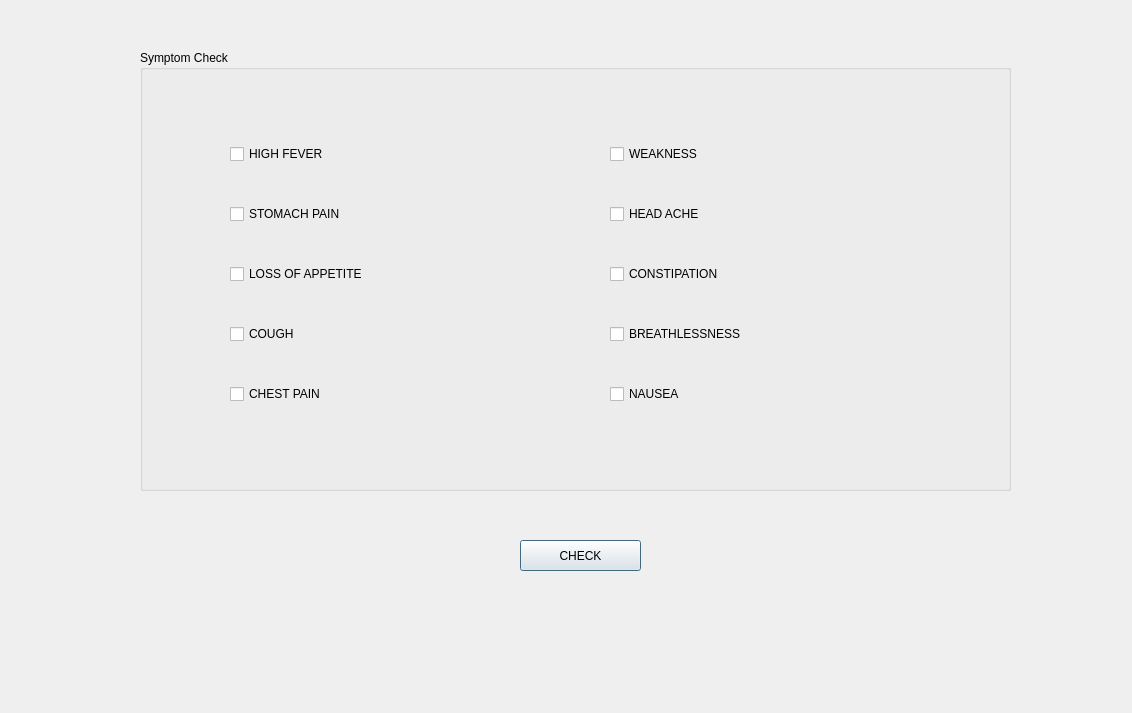
<?xml version="1.0" encoding="UTF-8"?>
<ui version="4.0">
 <class>Symptom</class>
 <widget class="QDialog" name="Symptom">
  <property name="geometry">
   <rect>
    <x>0</x>
    <y>0</y>
    <width>1132</width>
    <height>713</height>
   </rect>
  </property>
  <property name="windowTitle">
   <string>Symptom check</string>
  </property>
  <widget class="QLabel" name="txt">
   <property name="geometry">
    <rect>
     <x>200</x>
     <y>530</y>
     <width>741</width>
     <height>131</height>
    </rect>
   </property>
   <property name="text">
    <string/>
   </property>
  </widget>
  <widget class="QPushButton" name="symptomcheck">
   <property name="geometry">
    <rect>
     <x>520</x>
     <y>540</y>
     <width>121</width>
     <height>31</height>
    </rect>
   </property>
   <property name="text">
    <string>CHECK</string>
   </property>
  </widget>
  <widget class="QGroupBox" name="groupBox">
   <property name="geometry">
    <rect>
     <x>140</x>
     <y>50</y>
     <width>871</width>
     <height>441</height>
    </rect>
   </property>
   <property name="title">
    <string>Symptom Check</string>
   </property>
   <widget class="QWidget" name="">
    <property name="geometry">
     <rect>
      <x>90</x>
      <y>60</y>
      <width>281</width>
      <height>331</height>
     </rect>
    </property>
    <layout class="QVBoxLayout" name="verticalLayout">
     <item>
      <widget class="QCheckBox" name="checkBox">
       <property name="text">
        <string>HIGH FEVER</string>
       </property>
      </widget>
     </item>
     <item>
      <widget class="QCheckBox" name="checkBox_3">
       <property name="text">
        <string>STOMACH PAIN</string>
       </property>
      </widget>
     </item>
     <item>
      <widget class="QCheckBox" name="checkBox_5">
       <property name="text">
        <string>LOSS OF APPETITE</string>
       </property>
      </widget>
     </item>
     <item>
      <widget class="QCheckBox" name="checkBox_7">
       <property name="text">
        <string>COUGH</string>
       </property>
      </widget>
     </item>
     <item>
      <widget class="QCheckBox" name="checkBox_9">
       <property name="text">
        <string>CHEST PAIN</string>
       </property>
      </widget>
     </item>
    </layout>
   </widget>
   <widget class="QWidget" name="">
    <property name="geometry">
     <rect>
      <x>470</x>
      <y>60</y>
      <width>281</width>
      <height>331</height>
     </rect>
    </property>
    <layout class="QVBoxLayout" name="verticalLayout_2">
     <item>
      <widget class="QCheckBox" name="checkBox_2">
       <property name="text">
        <string>WEAKNESS</string>
       </property>
      </widget>
     </item>
     <item>
      <widget class="QCheckBox" name="checkBox_4">
       <property name="text">
        <string>HEAD ACHE</string>
       </property>
      </widget>
     </item>
     <item>
      <widget class="QCheckBox" name="checkBox_6">
       <property name="text">
        <string>CONSTIPATION</string>
       </property>
      </widget>
     </item>
     <item>
      <widget class="QCheckBox" name="checkBox_8">
       <property name="text">
        <string>BREATHLESSNESS</string>
       </property>
      </widget>
     </item>
     <item>
      <widget class="QCheckBox" name="checkBox_10">
       <property name="text">
        <string>NAUSEA</string>
       </property>
      </widget>
     </item>
    </layout>
   </widget>
  </widget>
 </widget>
 <resources/>
 <connections/>
</ui>
